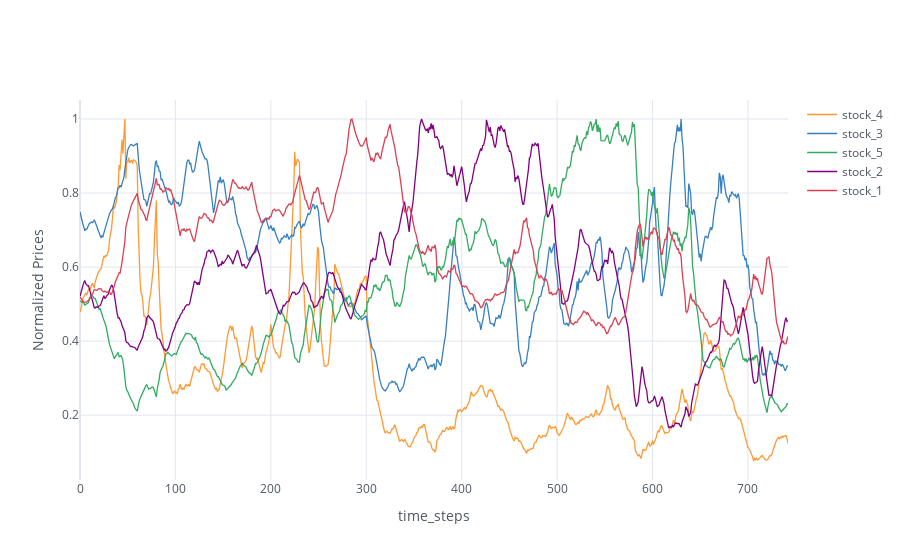

The cell this chart's notebook holds for it:
### Code cell
cf.go_offline()
cf.set_config_file(world_readable=True, theme="white")

buffer = SimulatedStockBuffer.objects.select_related("stock").order_by("captured_at").all()

price_variations = {}
for snapshot in buffer:
    if snapshot.stock.name not in price_variations:
        price_variations[snapshot.stock.name] = []
    price_variations[snapshot.stock.name].append(snapshot.price_snapshot)

# print(price_variations)
for stck_name in price_variations:
    price_snaps = price_variations[stck_name]
    price_array = np.array(price_snaps)
    max_price = max(price_array)
    normalized_snaps = price_array/max_price
    price_variations[stck_name] = normalized_snaps

    

stock_names = list(price_variations.keys())


# print(price_variations)
df_regret_comparisons = pd.DataFrame(price_variations)
df_regret_comparisons.iplot(
    xTitle='time_steps',
    yTitle='Normalized Prices'
)

### Figure 1 — Plotly figure (JSON) as saved in the notebook; plotly's stock layout.template omitted (floating-point values rounded to 4 significant figures; data arrays with more than 128 entries replaced by an {"elided": "..."} marker saying what was removed)
{"data": [{"line": {"color": "rgba(255, 153, 51, 1.0)", "dash": "solid", "shape": "linear", "width": 1.3}, "mode": "lines", "name": "stock_4", "text": "", "type": "scatter", "x": {"elided": "743 int values"}, "y": {"elided": "743 float values"}}, {"line": {"color": "rgba(55, 128, 191, 1.0)", "dash": "solid", "shape": "linear", "width": 1.3}, "mode": "lines", "name": "stock_3", "text": "", "type": "scatter", "x": {"elided": "743 int values"}, "y": {"elided": "743 float values"}}, {"line": {"color": "rgba(50, 171, 96, 1.0)", "dash": "solid", "shape": "linear", "width": 1.3}, "mode": "lines", "name": "stock_5", "text": "", "type": "scatter", "x": {"elided": "743 int values"}, "y": {"elided": "743 float values"}}, {"line": {"color": "rgba(128, 0, 128, 1.0)", "dash": "solid", "shape": "linear", "width": 1.3}, "mode": "lines", "name": "stock_2", "text": "", "type": "scatter", "x": {"elided": "743 int values"}, "y": {"elided": "743 float values"}}, {"line": {"color": "rgba(219, 64, 82, 1.0)", "dash": "solid", "shape": "linear", "width": 1.3}, "mode": "lines", "name": "stock_1", "text": "", "type": "scatter", "x": {"elided": "743 int values"}, "y": {"elided": "743 float values"}}], "layout": {"legend": {"bgcolor": "#FFFFFF", "font": {"color": "#4D5663"}}, "paper_bgcolor": "#FFFFFF", "plot_bgcolor": "#FFFFFF", "title": {"font": {"color": "#4D5663"}}, "xaxis": {"gridcolor": "#E1E5ED", "showgrid": true, "tickfont": {"color": "#4D5663"}, "title": {"font": {"color": "#4D5663"}, "text": "time_steps"}, "zerolinecolor": "#E1E5ED"}, "yaxis": {"gridcolor": "#E1E5ED", "showgrid": true, "tickfont": {"color": "#4D5663"}, "title": {"font": {"color": "#4D5663"}, "text": "Normalized Prices"}, "zerolinecolor": "#E1E5ED"}}}
